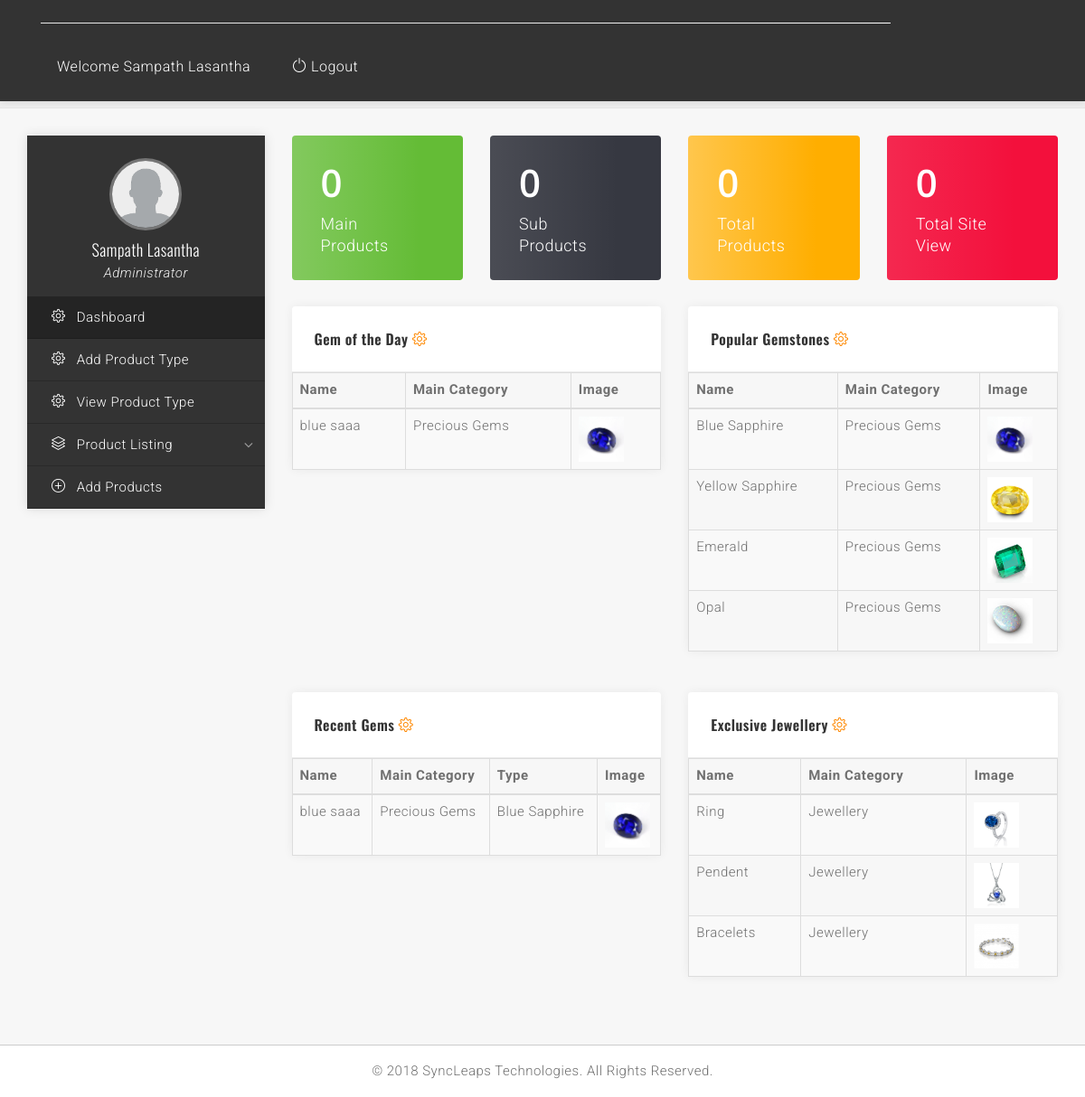
The page /wp_admin_panel/index.php (signed in) on the database its author committed.
### tables this page shows
CREATE TABLE `product` (
  `id` bigint(20) NOT NULL,
  `gem_category` int(20) NOT NULL,
  `gem_type` bigint(20) NOT NULL,
  `gem_of_the_day` varchar(50) NOT NULL,
  `recent_product` varchar(50) NOT NULL,
  `name` varchar(100) NOT NULL,
  `small_description` varchar(200) NOT NULL,
  `long_description` varchar(5000) NOT NULL,
  `price` varchar(100) NOT NULL,
  `offer_price` varchar(100) NOT NULL,
  `availability` varchar(100) NOT NULL,
  `sku` varchar(100) NOT NULL,
  `origin` varchar(100) NOT NULL,
  `dimensions` varchar(100) NOT NULL,
  `treatment` varchar(100) NOT NULL,
  `color` varchar(100) NOT NULL,
  `weight` varchar(100) NOT NULL,
  `certification` varchar(100) NOT NULL,
  `shape` varchar(100) NOT NULL,
  `cut` varchar(100) NOT NULL,
  `video` blob NOT NULL,
  `image1` blob NOT NULL,
  `image2` blob NOT NULL,
  `image3` blob NOT NULL,
  `image4` blob NOT NULL,
  `image5` blob NOT NULL,
  `created_date` datetime NOT NULL,
  `updated_date` datetime NOT NULL
);

CREATE TABLE `maincategory` (
  `id` bigint(20) NOT NULL,
  `name` varchar(255) NOT NULL
);

CREATE TABLE `subcategory` (
  `id` bigint(20) NOT NULL,
  `name` varchar(200) DEFAULT NULL,
  `mainCategory` bigint(20) NOT NULL,
  `description` varchar(1000) NOT NULL,
  `small_description` varchar(500) NOT NULL,
  `image` blob NOT NULL,
  `popular_gem` varchar(50) NOT NULL,
  `exclusive_jewellery` varchar(50) NOT NULL,
  `created_date` datetime NOT NULL,
  `updated_date` datetime NOT NULL
);

### wp_admin_panel/index.php (the view, shortened to what this page needs)
<?php
require_once("db.php");
if(isset($_SESSION['uid']) && isset($_SESSION['admin'])) {
?>
<!doctype html>
<html lang="en">
<head>
	<link rel="stylesheet" type="text/css" href="bootstrap/css/bootstrap.min.css" media="screen">
	<link href="css/main.css" rel="stylesheet">
	<link href="css/plugin.css" rel="stylesheet">
	<link href="css/dashboard.css" rel="stylesheet">
	<link href="css/icons.css" rel="stylesheet">
	<link href="css/style.css" rel="stylesheet">
</head>
<body class="home transparent-header">
	<div id="container-wrapper">
		<header id="header-container" class="fixed fullwidth dashboard">
			<div id="header" class="not-sticky">
				<div class="container">
					<div class="left-side">
						<nav id="navigation" class="style-1 pull-right">
							<ul id="responsive">
								<li><a href="index.php">Welcome <?php
										echo "".$_SESSION['fname']." ".$_SESSION['lname']."";
										?></a></li>
								<li><a href="logout.php"><i class="sl sl-icon-power"></i> Logout</a></li>
							</ul>
						</nav>
						<div class="clearfix"></div>
					</div>
				</div>
			</div>
		</header>
		<div class="breadcrumb-wrapper dash-bread">
			<div class="container">
				<div class="row">
					<div class="col-xs-12 col-sm-8">
						<ol class="breadcrumb">
							<li><a href="index.php">Home</a></li>
							<li class="active">Dashboard</li>
						</ol>
					</div>
				</div>
			</div>
		</div>
		<div id="dashboard">
			<div class="container">
				<div class="row">
					<div class="col-sm-3">
						<div class="dashboard-nav">
							<div class="profile-sec">
								<div class="dash-image"><img src="images/team/01.jpg" alt=""></div>
								<div class="dash-content">
									<h3><?php
										echo "".$_SESSION['fname']." ".$_SESSION['lname']."";
										?></h3>
									<span>Administrator</span>
								</div>
							</div>
							<div class="dashboard-nav-inner">
								<ul>
									<li class="active"><a href="index.php"><i class="sl sl-icon-settings"></i> Dashboard</a></li>
									<li><a href="add_product_type.php"><i class="sl sl-icon-settings"></i> Add Product Type</a></li>
									<li><a href="view_product_types.php"><i class="sl sl-icon-settings"></i> View Product Type</a></li>
									<li>
										<a><i class="sl sl-icon-layers"></i> Product Listing</a>
									</li>
									<li><a href="add_product.php"><i class="sl sl-icon-plus"></i> Add Products</a></li>
								</ul>
							</div>
						</div>
					</div>
					<div class="col-sm-9">
						<div class="dashboard-content">
							<div class="row">
								<div class="col-lg-3 col-md-6">
									<div class="dashboard-stat color-1">
										<div class="dashboard-stat-content"><h4>0</h4> <span>Main Products</span></div>
										<div class="dashboard-stat-icon"><i class="im im-icon-Map2"></i></div>
									</div>
								</div>
								<div class="col-lg-3 col-md-6">
									<div class="dashboard-stat color-2">
										<div class="dashboard-stat-content"><h4>0</h4> <span>Sub Products</span></div>
										<div class="dashboard-stat-icon"><i class="im im-icon-Line-Chart"></i></div>
									</div>
								</div>
								<div class="col-lg-3 col-md-6">
									<div class="dashboard-stat color-3">
										<div class="dashboard-stat-content"><h4>0</h4> <span>Total Products</span></div>
										<div class="dashboard-stat-icon"><i class="im im-icon-Add-UserStar"></i></div>
									</div>
								</div>
								<div class="col-lg-3 col-md-6">
									<div class="dashboard-stat color-4">
										<div class="dashboard-stat-content"><h4>0</h4> <span>Total Site View</span></div>
										<div class="dashboard-stat-icon"><i class="im im-icon-Heart"></i></div>
									</div>
								</div>
							</div>
							<div class="row">
								<div class="col-lg-6 col-md-6 traffic">
									<div class="dashboard-list-box">
										<h4>Gem of the Day <a href="gem_of_the_day.php"><i title="Edit" class="sl sl-icon-settings"></i></a></h4>
										<table id="example" class="table table-striped table-bordered" style="width:100%">
											<thead>
											<tr>
												<th>Name</th>
												<th>Main Category</th>
												<th>Image</th>
											</tr>
											</thead>
											<tbody>
											<?php
											$sql = "SELECT * FROM product WHERE gem_of_the_day=1";
											$result = mysqli_query($conn, $sql);
											while ($row = mysqli_fetch_array($result)) {
												?>
												<tr>
													<td><?php echo $row["name"]; ?></td>
													<td><?php
														$typeSql = "SELECT * FROM maincategory WHERE id=$row[gem_category]";
														$resultType = mysqli_query($conn, $typeSql);
														$typeRow = mysqli_fetch_array($resultType);
														echo $typeRow["name"]; ?>
													</td>
													<td><img style="width: 50px" src="../<?php echo $row["image1"]; ?>"> </td>
												</tr>
												<?php
											}
											?>
										</table>
									</div>
								</div>
								<div class="col-lg-6 col-md-6 traffic">
									<div class="dashboard-list-box">
										<h4>Popular Gemstones <a href="popular_gem_stones"><i title="Edit" class="sl sl-icon-settings"></i></a></h4>
										<table id="example" class="table table-striped table-bordered" style="width:100%">
											<thead>
											<tr>
												<th>Name</th>
												<th>Main Category</th>
												<th>Image</th>
											</tr>
											</thead>
											<tbody>
											<?php
											$sql = "SELECT * FROM subcategory WHERE popular_gem=1";
											$result = mysqli_query($conn, $sql);
											while ($row = mysqli_fetch_array($result)) {
												?>
												<tr>
													<td><?php echo $row["name"]; ?></td>
													<td><?php
														$typeSql = "SELECT * FROM maincategory WHERE id=$row[mainCategory]";
														$resultType = mysqli_query($conn, $typeSql);
														$typeRow = mysqli_fetch_array($resultType);
														echo $typeRow["name"]; ?>
													</td>
													<td><img style="width: 50px" src="../<?php echo $row["image"]; ?>"> </td>
												</tr>
												<?php
											}
											?>
										</table>
									</div>
								</div>
							</div>
							<div class="row">
								<div class="col-lg-6 col-md-6 traffic">
									<div class="dashboard-list-box">
										<h4>Recent Gems <a href="gem_of_the_day.php"><i title="Edit" class="sl sl-icon-settings"></i></a></h4>
										<table id="example" class="table table-striped table-bordered" style="width:100%">
											<thead>
											<tr>
												<th>Name</th>
												<th>Main Category</th>
												<th>Type</th>
												<th>Image</th>
											</tr>
											</thead>
											<tbody>
											<?php
											$sql = "SELECT * FROM product WHERE recent_product=1";
											$result = mysqli_query($conn, $sql);
											while ($row = mysqli_fetch_array($result)) {
												?>
												<tr>
													<td><?php echo $row["name"]; ?></td>
													<td><?php
														$typeSql = "SELECT * FROM maincategory WHERE id=$row[gem_category]";
														$resultType = mysqli_query($conn, $typeSql);
														$typeRow = mysqli_fetch_array($resultType);
														echo $typeRow["name"]; ?>
													</td>
													<td><?php
														$typeSql = "SELECT * FROM subcategory WHERE id=$row[gem_type]";
														$resultType = mysqli_query($conn, $typeSql);
														$typeRow = mysqli_fetch_array($resultType);
														echo $typeRow["name"]; ?>
													</td>
													<td><img style="width: 50px" src="../<?php echo $row["image1"]; ?>"> </td>
												</tr>
												<?php
											}
											?>
										</table>
									</div>
								</div>
								<div class="col-lg-6 col-md-6 traffic">
									<div class="dashboard-list-box">
										<h4>Exclusive Jewellery <a href="popular_gem_stones"><i title="Edit" class="sl sl-icon-settings"></i></a></h4>
										<table id="example" class="table table-striped table-bordered" style="width:100%">
											<thead>
											<tr>
												<th>Name</th>
												<th>Main Category</th>
												<th>Image</th>
											</tr>
											</thead>
											<tbody>
											<?php
											$sql = "SELECT * FROM subcategory WHERE exclusive_jewellery=1";
											$result = mysqli_query($conn, $sql);
											while ($row = mysqli_fetch_array($result)) {
												?>
												<tr>
													<td><?php echo $row["name"]; ?></td>
													<td><?php
														$typeSql = "SELECT * FROM maincategory WHERE id=$row[mainCategory]";
														$resultType = mysqli_query($conn, $typeSql);
														$typeRow = mysqli_fetch_array($resultType);
														echo $typeRow["name"]; ?>
													</td>
													<td><img style="width: 50px" src="../<?php echo $row["image"]; ?>"> </td>
												</tr>
												<?php
											}
											?>
										</table>
									</div>
								</div>
							</div>
						</div>
					</div>
				</div>
			</div>
			<div class="copyrights">© 2018 SyncLeaps Technologies. All Rights Reserved.</div>
		</div>
	</div>
</body>
</html>
<?php
} else {
	header("location: login.php");
}
?>

### rows shown on the page
product: name "blue saaa", maincategory.name "Precious Gems", image1 (picture), subcategory.name "Blue Sapphire"
subcategory: name "Blue Sapphire", mainCategory.name "Precious Gems", image (picture)
subcategory: name "Yellow Sapphire", mainCategory.name "Precious Gems", image (picture)
subcategory: name "Emerald", mainCategory.name "Precious Gems", image (picture)
subcategory: name "Opal", mainCategory.name "Precious Gems", image (picture)
subcategory: name "Ring", mainCategory.name "Jewellery", image (picture)
subcategory: name "Pendent", mainCategory.name "Jewellery", image (picture)
subcategory: name "Bracelets", mainCategory.name "Jewellery", image (picture)

### other values the page prints
$_SESSION['fname'] "Sampath"
$_SESSION['lname'] "Lasantha"
